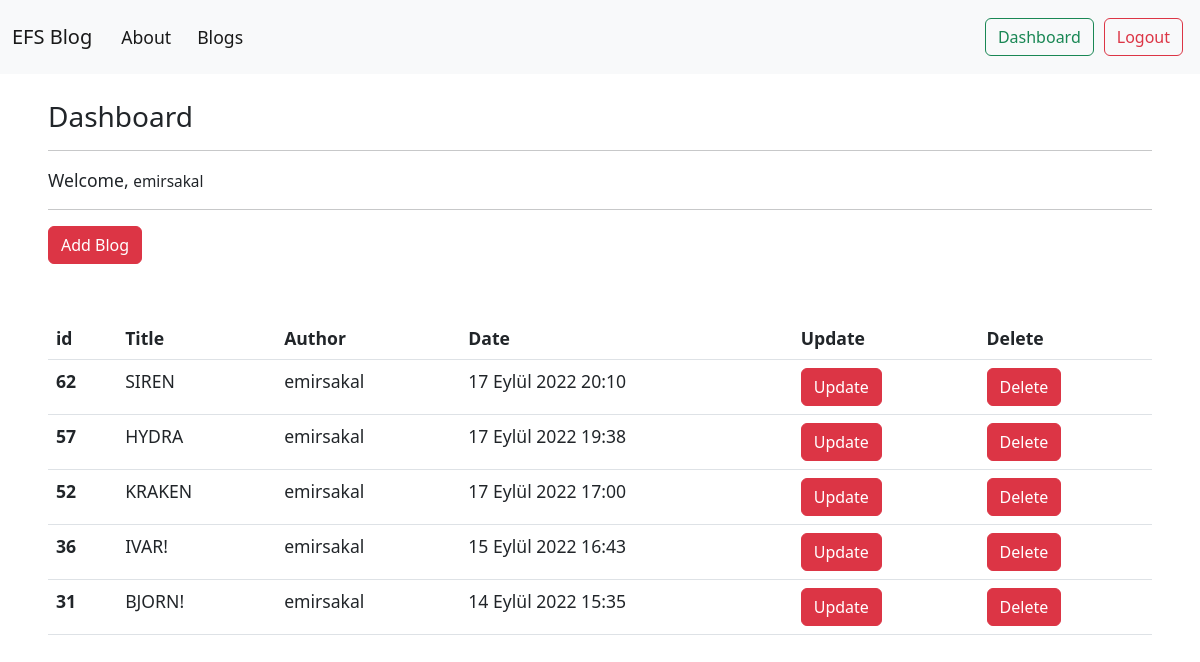
Screenshot of /blogs/dashboard/ (signed in) with the database file from the repository.
### article/models.py (models this page shows, shortened)
class Article(models.Model):
    author = models.ForeignKey("auth.User", on_delete = models.CASCADE,verbose_name= "Author ")
    title = models.CharField(max_length = 50, verbose_name= "Title ")
    content = RichTextField()
    created_date = models.DateTimeField(auto_now_add=True, verbose_name= "Created Date")
    article_image = models.FileField(blank = True,null = True,verbose_name="Image")
    article_image2 = models.FileField(blank = True,null = True,verbose_name="Image 2")
    class Meta:
        ordering = ['-created_date']

### article/views.py (the view)
# urls.py: path('dashboard/',views.dashboard,name = "dashboard"),
@login_required(login_url="user:login")
def dashboard(request):
    articles = Article.objects.filter(author = request.user)
    context = {
        "articles" : articles
    }
    return render(request,"dashboard.html",context)

### templates/dashboard.html (shortened to what this page needs)
{% extends 'layout.html' %}
{% block body %}
<h3> Dashboard </h3>
<hr>
<p>
    Welcome, <small>{{request.user.username}}</small>
</p>
<hr>
<a class = "btn btn-danger" href = "{% url 'article:addblog' %}"> Add Blog </a>
<br><br><br>
{% if articles %}
    <table class="table">
        <thead>
        <tr>
            <th scope="col">id</th>
            <th scope="col">Title</th>
            <th scope="col">Author</th>
            <th scope="col">Date</th>
            <th scope="col">Update</th>
            <th scope="col">Delete</th>
        </tr>
        </thead>
        <tbody>
            {% for article in articles %}
                <tr>
                    <th scope="row">{{article.id}}</th>
                    <td><a href = "{% url 'article:detail' article.id %}">{{article.title}}</a></td>
                    <td>{{article.author.username}}</td>
                    <td>{{article.created_date}}</td>
                    <td><a href="{% url 'article:update' article.id %}" class = "btn btn-danger">Update</a></td>
                    <td><a class = "btn btn-danger" data-bs-toggle="modal" data-bs-target="#exampleModal">Delete</a></td>
                </tr>
            {% endfor %}
        </tbody>
    </table>
{% else %}
    <div class ="alert alert-danger"> You did not write any blog.</div>
{% endif %}
{% endblock body %}

### static/css/main.css (style rules this page uses)
:root { --light-color: #fff; --light-color-alt: #afb6cd; --primary-background-color: #121213; --secondary-background-color: #252830; --hover-light-color: var(--light-color); --hover-dark-color: var(--primary-background-color); --gradient-color: linear-gradient( 115deg,#4fcf70,#fad648,#a767e5,#12bcfe,#44ce7b); --transparent-light-color: rgba(255,255,255,.05); --transparent-dark-color: rgba(0,0,0,.75); --font-family: 'Poppins', sans-serif; --font-size-xsm: 1.1rem; --font-size-sm: 1.6rem; --font-size-md: 2.4rem; --font-size-lg: 3rem; --font-size-xl: 4rem; --gap: 2rem; --margin-sm: 2rem; --margin-md: 3rem; --item-min-height-sm: 20rem; --item-min-height-md: 30rem; }
* { margin: 0; padding: 0; box-sizing: border-box; }
html { font-size: 100%; }
body { font-size: var(--font-size-xsm); }
a { text-decoration: none; color: inherit; }

### rows the page displays
Article: id "62", title "SIREN", author.username "emirsakal", created_date "17 Eylül 2022 20:10"
Article: id "57", title "HYDRA", author.username "emirsakal", created_date "17 Eylül 2022 19:38"
Article: id "52", title "KRAKEN", author.username "emirsakal", created_date "17 Eylül 2022 17:00"
Article: id "36", title "IVAR!", author.username "emirsakal", created_date "15 Eylül 2022 16:43"
Article: id "31", title "BJORN!", author.username "emirsakal", created_date "14 Eylül 2022 15:35"

### other values shown
{{ request.user.username }} "emirsakal"
